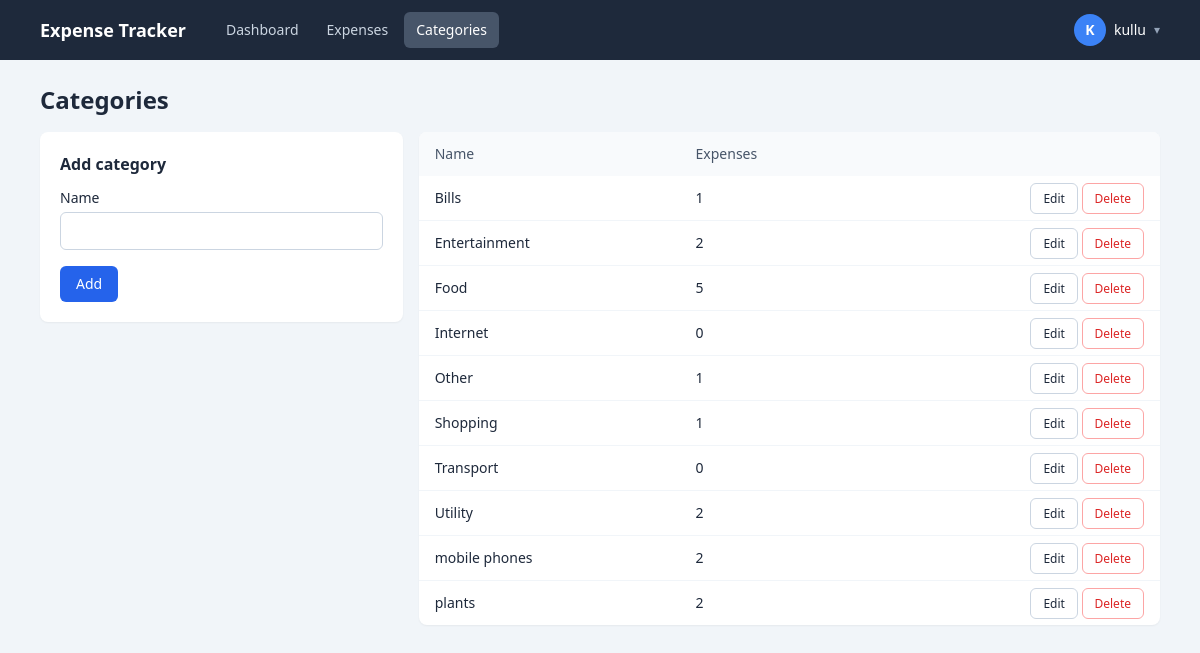
Page /categories/ (signed in) on the committed database.
### tracker/models.py (models this page shows, shortened)
class Category(models.Model):
    user = models.ForeignKey(User, on_delete=models.CASCADE, related_name='categories')
    name = models.CharField(max_length=60)
    class Meta:
        ordering = ['name']
        unique_together = ('user', 'name')
        verbose_name_plural = 'categories'

### tracker/views.py (the view)
# urls.py: path('categories/', views.category_list, name='category_list'),
@login_required
def category_list(request):
    form = CategoryForm(request.POST or None, user=request.user)
    if request.method == 'POST' and form.is_valid():
        category = form.save(commit=False)
        category.user = request.user
        category.save()
        messages.success(request, 'Category added.')
        return redirect('category_list')
    categories = Category.objects.filter(user=request.user).annotate(n=Count('expenses'))
    return render(request, 'category_list.html', {'categories': categories, 'form': form})

### tracker/forms.py (shortened to what this page needs)
class CategoryForm(TailwindMixin, forms.ModelForm):
    class Meta:
        model = Category
        fields = ['name']
    def __init__(self, *args, user=None, **kwargs):
        super().__init__(*args, **kwargs)
        self.user = user
        self._style()

### tracker/forms.py (called while the page is built)
    def _style(self):
        for field in self.fields.values():
            field.widget.attrs.setdefault('class', INPUT_CLASSES)

### templates/category_list.html (shortened to what this page needs)
{% extends 'base.html' %}
{% block content %}
<h1 class="text-2xl font-semibold mb-4">Categories</h1>
<div class="grid gap-4 md:grid-cols-3">
  <div class="bg-white rounded-lg shadow-sm p-5 h-fit">
    <h2 class="font-semibold mb-3">Add category</h2>
    <form method="post">{% csrf_token %}
      {% include 'form_fields.html' %}
      <button class="bg-blue-600 hover:bg-blue-700 text-white text-sm font-medium px-4 py-2 rounded-md">Add</button>
    </form>
  </div>
  <div class="md:col-span-2 bg-white rounded-lg shadow-sm overflow-x-auto">
    <table class="w-full text-sm">
      <thead class="bg-slate-50 text-left text-slate-600">
        <tr><th class="px-4 py-3 font-medium">Name</th><th class="px-4 py-3 font-medium">Expenses</th><th></th></tr>
      </thead>
      <tbody class="divide-y divide-slate-100">
        {% for c in categories %}
        <tr>
          <td class="px-4 py-3">{{ c.name }}</td>
          <td class="px-4 py-3">{{ c.n }}</td>
          <td class="px-4 py-3 text-right whitespace-nowrap">
            <a href="{% url 'category_update' c.pk %}" class="border border-slate-300 hover:bg-slate-50 text-xs px-3 py-1.5 rounded-md">Edit</a>
            <a href="{% url 'category_delete' c.pk %}" class="border border-red-300 text-red-600 hover:bg-red-50 text-xs px-3 py-1.5 rounded-md">Delete</a>
          </td>
        </tr>
        {% empty %}
        <tr><td colspan="3" class="px-4 py-6 text-center text-slate-500">No categories yet.</td></tr>
        {% endfor %}
      </tbody>
    </table>
  </div>
</div>
{% endblock %}

### templates/base.html (shortened to what this page needs)
<!doctype html>
<html lang="en">
<head>
  <script src="https://cdn.tailwindcss.com"></script>
</head>
<body class="bg-slate-100 text-slate-800 min-h-screen">
<nav class="bg-slate-800 mb-6">
  <div class="max-w-6xl mx-auto px-4 py-3 flex flex-wrap items-center gap-3">
    <a href="{% url 'dashboard' %}" class="text-white font-semibold text-lg mr-4">Expense Tracker</a>
    {% if user.is_authenticated %}
    {% url 'dashboard' as dashboard_url %}
    <div class="flex flex-wrap items-center gap-1">
      <a href="{% url 'dashboard' %}" class="px-3 py-2 rounded-md text-sm {% if request.path == dashboard_url %}bg-slate-600 text-white{% else %}text-slate-300 hover:bg-slate-700 hover:text-white{% endif %}">Dashboard</a>
      <a href="{% url 'expense_list' %}" class="px-3 py-2 rounded-md text-sm {% if '/expenses/' in request.path %}bg-slate-600 text-white{% else %}text-slate-300 hover:bg-slate-700 hover:text-white{% endif %}">Expenses</a>
      <a href="{% url 'category_list' %}" class="px-3 py-2 rounded-md text-sm {% if '/categories/' in request.path %}bg-slate-600 text-white{% else %}text-slate-300 hover:bg-slate-700 hover:text-white{% endif %}">Categories</a>
    </div>
    <div class="ml-auto flex items-center gap-4">
      <details class="relative">
        <summary class="flex items-center gap-2 cursor-pointer list-none text-white text-sm">
          <span class="w-8 h-8 rounded-full bg-blue-500 flex items-center justify-center font-semibold">{{ user.username|first|upper }}</span>
          <span>{{ user.username }}</span>
          <span class="text-slate-400 text-xs">&#9662;</span>
        </summary>
      </details>
    </div>
    {% endif %}
  </div>
</nav>
<main class="max-w-6xl mx-auto px-4 pb-10">
  {% block content %}{% endblock %}
</main>
</body>
</html>

### rows in the picture
Category: name "Bills", n "1"
Category: name "Entertainment", n "2"
Category: name "Food", n "5"
Category: name "Internet", n "0"
Category: name "Other", n "1"
Category: name "Shopping", n "1"
Category: name "Transport", n "0"
Category: name "Utility", n "2"
Category: name "mobile phones", n "2"
Category: name "plants", n "2"

### other values in the picture
{{ user.username|first|upper }} "K"
{{ user.username }} "kullu"
{{ field.label }} "Name"
